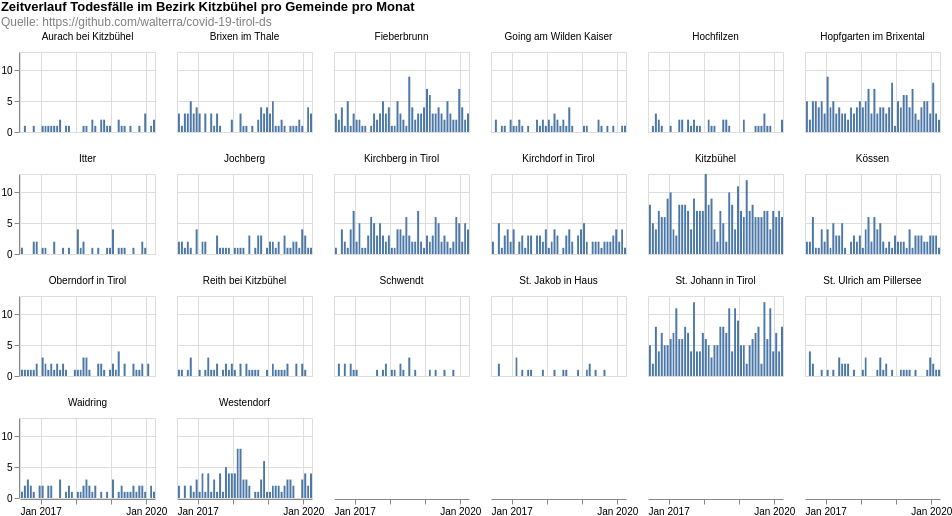

Source (Vega-Lite JSON):
### Vega-Lite specification from a JSON file in a GitHub repository (floating-point values rounded to 4 significant figures; data arrays with more than 128 entries replaced by an {"elided": "..."} marker saying what was removed)
{"config": {"view": {"continuousWidth": 400, "continuousHeight": 300}}, "data": {"name": "data-53fca3140223f8e87ad129cc74cdb14e"}, "facet": {"type": "nominal", "field": "municipaly", "title": null}, "spec": {"mark": "bar", "encoding": {"tooltip": [{"type": "temporal", "field": "date", "timeUnit": "yearmonth"}, {"type": "quantitative", "aggregate": "sum", "field": "count"}], "x": {"type": "temporal", "field": "date", "timeUnit": "yearmonth", "title": null}, "y": {"type": "quantitative", "aggregate": "sum", "field": "count", "title": null}}, "height": 80, "width": 135}, "columns": 6, "padding": 0, "title": {"text": ["Zeitverlauf Todesfälle im Bezirk Kitzbühel pro Gemeinde pro Monat"], "subtitle": ["Quelle: https://github.com/walterra/covid-19-tirol-ds"], "color": "black", "subtitleColor": "gray"}, "$schema": "https://vega.github.io/schema/vega-lite/v4.0.2.json", "datasets": {"data-53fca3140223f8e87ad129cc74cdb14e": {"elided": "1862 records"}}}
